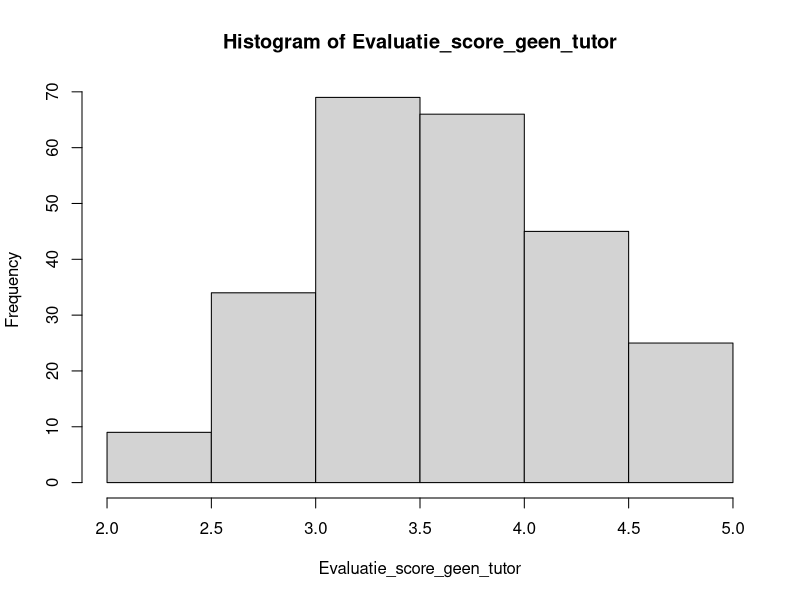
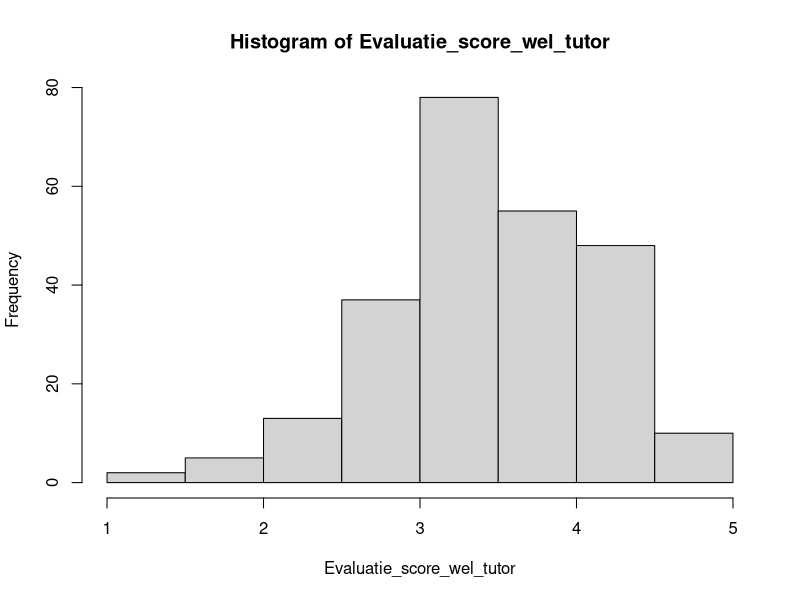

Generate these figures, in order, with R:
## ---- chunk 1
knitr::opts_chunk$set(echo = TRUE)
## ---- chunk 2
set.seed(2)

mu <- 3.6
sigma <- 0.6
Evaluatie_score_geen_tutor <- rnorm(250, mu, sigma)

Evaluatie_score_geen_tutor <- Evaluatie_score_geen_tutor[Evaluatie_score_geen_tutor <= 5 
                                                         & Evaluatie_score_geen_tutor >= 1]
Evaluatie_score_geen_tutor <- sapply (Evaluatie_score_geen_tutor, round, 3)

mu <- 3.4
sigma <- 0.7
Evaluatie_score_wel_tutor <- rnorm(250, mu, sigma)

Evaluatie_score_wel_tutor <- Evaluatie_score_wel_tutor[Evaluatie_score_wel_tutor <= 5 
                                                       & Evaluatie_score_wel_tutor >= 1]
Evaluatie_score_wel_tutor <- sapply (Evaluatie_score_wel_tutor, round, 3)

mu <- 3.6
sigma <- 0.6
Evaluatie_score_geen_tutor_n30 <- rnorm(30, mu, sigma)

Evaluatie_score_geen_tutor_n30 <- Evaluatie_score_geen_tutor_n30[Evaluatie_score_geen_tutor_n30 <= 5 
                                                                 & Evaluatie_score_geen_tutor_n30 >= 1]
Evaluatie_score_geen_tutor_n30 <- sapply (Evaluatie_score_geen_tutor_n30, round, 3)

mu <- 3.4
sigma <- 0.7
Evaluatie_score_wel_tutor_n30 <- rnorm(30, mu, sigma)

Evaluatie_score_wel_tutor_n30 <- Evaluatie_score_wel_tutor_n30[Evaluatie_score_wel_tutor_n30 <= 5 
                                                               & Evaluatie_score_wel_tutor_n30 >= 1]
Evaluatie_score_wel_tutor_n30 <- sapply (Evaluatie_score_wel_tutor_n30, round, 3)
## ---- chunk 3
hist(Evaluatie_score_geen_tutor)
hist(Evaluatie_score_wel_tutor)
## ---- chunk 4
library(nortest)
## ---- chunk 5
lillie.test(Evaluatie_score_geen_tutor)
lillie.test(Evaluatie_score_wel_tutor)
## ---- chunk 6
shapiro.test(Evaluatie_score_geen_tutor_n30)
shapiro.test(Evaluatie_score_wel_tutor_n30)
## ---- chunk 7
t.test(Evaluatie_score_wel_tutor, Evaluatie_score_geen_tutor, paired=TRUE)
